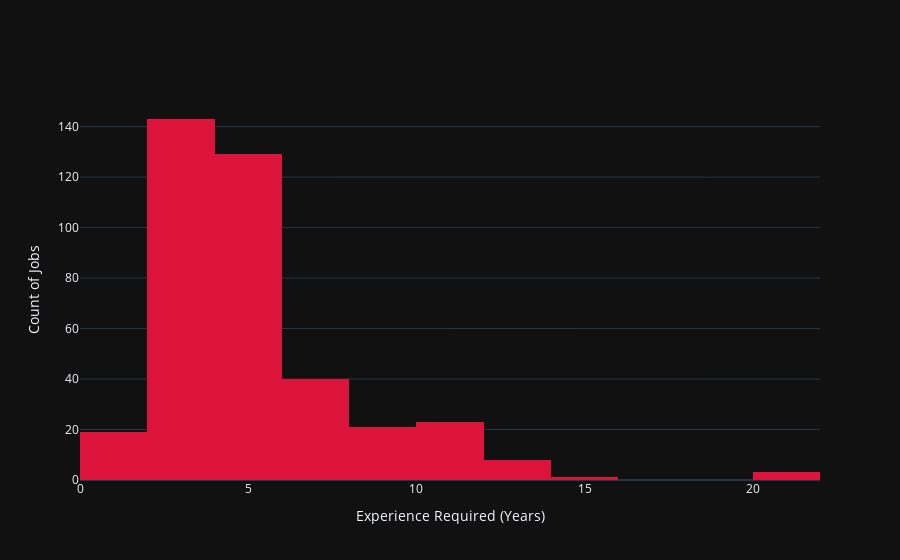

Notebook cell for this chart:
### Code cell
# create a histogram using Plotly
fig = go.Figure(data=[go.Histogram(x=df['experience'], nbinsx=14, marker=dict(color='crimson'),
                                   hovertemplate='<b>Experience Range: </b>%{x} years<br><b>Number of Jobs: </b>%{y}', name = '')])

# update the layout of the figure
fig.update_layout(
                  xaxis_title='Experience Required (Years)', yaxis_title='Count of Jobs',
                  template='plotly_dark')

# show the figure
fig.show()

fig.write_html("../../website/plots/plot-6.html")

### Figure 1 — Plotly figure (JSON) as saved in the notebook; plotly's stock layout.template omitted (floating-point values rounded to 4 significant figures; data arrays with more than 128 entries replaced by an {"elided": "..."} marker saying what was removed)
{"data": [{"hovertemplate": "<b>Experience Range: </b>%{x} years<br><b>Number of Jobs: </b>%{y}", "marker": {"color": "crimson"}, "name": "", "nbinsx": 14, "type": "histogram", "x": {"elided": "823 float values"}}], "layout": {"xaxis": {"title": {"text": "Experience Required (Years)"}}, "yaxis": {"title": {"text": "Count of Jobs"}}}}
